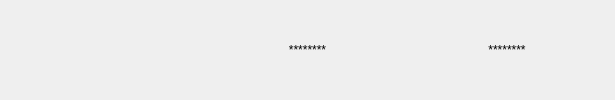
<?xml version="1.0" encoding="UTF-8"?>
<ui version="4.0">
 <class>RecordWidget</class>
 <widget class="QWidget" name="RecordWidget">
  <property name="geometry">
   <rect>
    <x>0</x>
    <y>0</y>
    <width>615</width>
    <height>100</height>
   </rect>
  </property>
  <property name="sizePolicy">
   <sizepolicy hsizetype="Fixed" vsizetype="Fixed">
    <horstretch>0</horstretch>
    <verstretch>0</verstretch>
   </sizepolicy>
  </property>
  <property name="minimumSize">
   <size>
    <width>615</width>
    <height>100</height>
   </size>
  </property>
  <property name="maximumSize">
   <size>
    <width>615</width>
    <height>100</height>
   </size>
  </property>
  <property name="baseSize">
   <size>
    <width>615</width>
    <height>100</height>
   </size>
  </property>
  <property name="windowTitle">
   <string>Form</string>
  </property>
  <property name="autoFillBackground">
   <bool>false</bool>
  </property>
  <property name="styleSheet">
   <string notr="true"/>
  </property>
  <layout class="QHBoxLayout" name="horizontalLayout" stretch="0,0,0">
   <item>
    <widget class="QLabel" name="site_name">
     <property name="sizePolicy">
      <sizepolicy hsizetype="Expanding" vsizetype="Expanding">
       <horstretch>0</horstretch>
       <verstretch>0</verstretch>
      </sizepolicy>
     </property>
     <property name="text">
      <string/>
     </property>
     <property name="alignment">
      <set>Qt::AlignCenter</set>
     </property>
    </widget>
   </item>
   <item>
    <widget class="QLabel" name="login">
     <property name="sizePolicy">
      <sizepolicy hsizetype="Expanding" vsizetype="Expanding">
       <horstretch>0</horstretch>
       <verstretch>0</verstretch>
      </sizepolicy>
     </property>
     <property name="text">
      <string>********</string>
     </property>
     <property name="alignment">
      <set>Qt::AlignCenter</set>
     </property>
    </widget>
   </item>
   <item>
    <widget class="QLabel" name="password">
     <property name="sizePolicy">
      <sizepolicy hsizetype="Expanding" vsizetype="Expanding">
       <horstretch>0</horstretch>
       <verstretch>0</verstretch>
      </sizepolicy>
     </property>
     <property name="text">
      <string>********</string>
     </property>
     <property name="alignment">
      <set>Qt::AlignCenter</set>
     </property>
    </widget>
   </item>
  </layout>
 </widget>
 <resources/>
 <connections/>
</ui>
